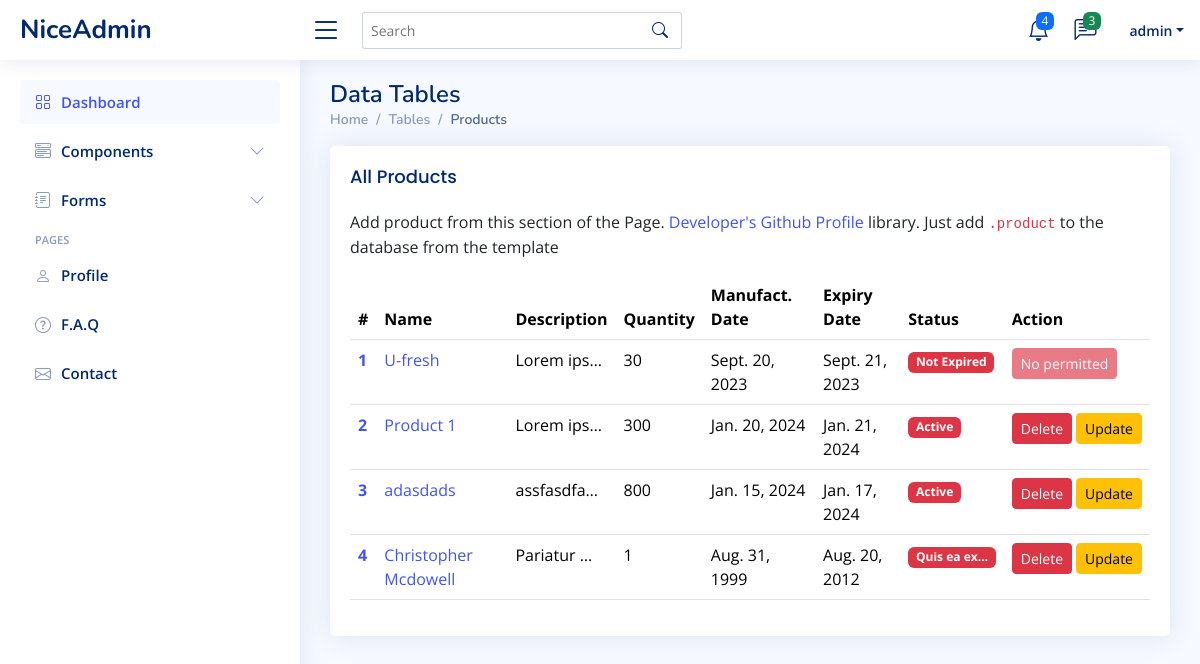
The page /store/all-products/ (signed in) on the database as committed earlier.
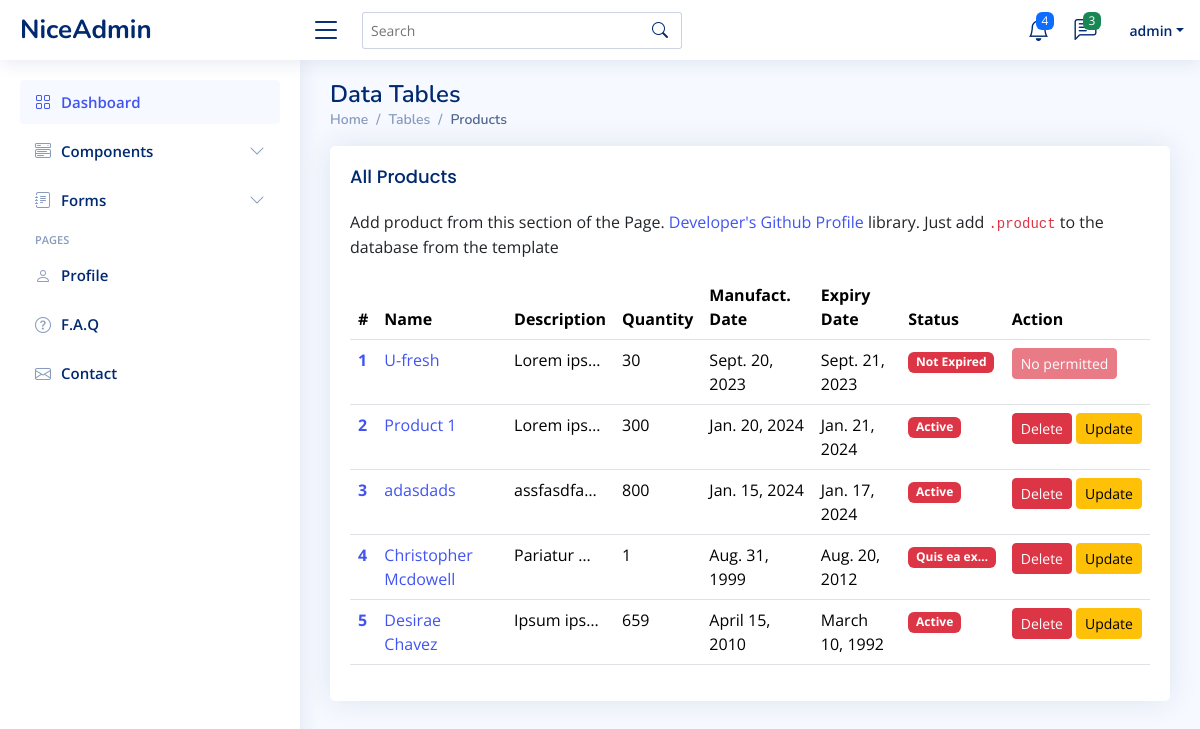
The same page on the database as committed later.
### store/models.py (models this page shows, shortened)
class Product(models.Model):
    name = models.CharField(max_length=100, null=True)
    description = models.TextField(null=True)
    category = models.ManyToManyField('Category', related_name='category')
    price = models.DecimalField(decimal_places=2, max_digits=90000,null=True)
    quantity = models.IntegerField(null=True)
    manufacturing_date = models.DateTimeField(null=True)
    expiry_date = models.DateTimeField(null=True)
    status = models.CharField(max_length=200)
    created_by = models.ForeignKey(User, on_delete=models.CASCADE, null=True)

### store/views.py (the view)
# urls.py: path('all-products/', ProductList.as_view(), name='all_products'),
class ProductList(LoginRequiredMixin, ListView):
    model = Product
    template_name = 'store/all_products.html'
    def get_context_data(self, **kwargs):
        context = super().get_context_data(**kwargs)
        context['page'] = 'all_products'
        context['model'] = Product.objects.all()
        return context

### templates/store/all_products.html (shortened to what this page needs)
{% extends "base/base.html" %}
{% block content %}
{% include "base/main_nav.html" %}
{% include "base/side_nav.html" %}
{% include "base/base_table.html" %}
{% endblock  %}

### templates/base/base_table.html (shortened to what this page needs)
{% if page == 'all_products' %}
<main id="main" class="main">
  <div class="pagetitle">
    <h1>Data Tables</h1>
    <nav>
      <ol class="breadcrumb">
        <li class="breadcrumb-item"><a href="index.html">Home</a></li>
        <li class="breadcrumb-item">Tables</li>
        <li class="breadcrumb-item active">Products</li>
      </ol>
    </nav>
  </div>
  <section class="section">
    <div class="row">
      <div class="col-lg-12">
        <div class="card">
          <div class="card-body">
            <h5 class="card-title">All Products</h5>
            <p>
              Add product from this section of the Page.
              <a
                href="https://github.com/devxprogramming"
                target="_blank"
                >Developer's Github Profile</a
              >
              library. Just add <code><a class="text-danger" href="{% url "add_product" %}">.product</a></code> to the
              database from the template
            </p>
            <table class="table datatable">
              <thead>
                <tr>
                  <th scope="col">#</th>
                  <th scope="col">Name</th>
                  <th scope="col">Description</th>
                  <th scope="col">Quantity</th>
                  <th scope="col">Manufact. Date</th>
                  <th scope="col">Expiry Date</th>
                  <th scope="col">Status</th>
                  <th scope="col">Action</th>
                </tr>
              </thead>
              <tbody>
                {% for product in model %}
                <tr>
                  <th scope="row">
                    <a href="{% url "product_detail" product.id %}">{{product.id}}</a>
                  </th>
                  <td>
                    <a href="{% url "product_detail" product.id %}">{{product.name}}</a>
                  </td>
                  <td>{{product.description|truncatechars:10}}</td>
                  <td>{{product.quantity}}</td>
                  <td>{{product.manufacturing_date|date}}</td>
                  <td>{{product.expiry_date|date}}</td>
                  <td>
                    <span class="badge bg-danger">{{product.status|truncatechars:11}}</span>
                  </td>
                  {% if product.created_by == request.user %}
                  <td>
                    <div class="d-flex">
                      <a href="{% url 'delete_product' product.id %}" class="btn btn-danger btn-sm">Delete</a>
                      <a href="{% url 'update_product' product.id %}" class="ms-md-1 btn btn-warning btn-sm">Update</a>
                    </div>
                  </td>
                  {% else %}
                  <td>
                    <span class="btn btn-sm btn-danger disabled">No permitted</span>
                  </td>
                  {% endif %}
                </tr>
                {% endfor %}
              </tbody>
            </table>
          </div>
        </div>
      </div>
    </div>
  </section>
</main>
{% else %}
<h1>Move out</h1>
{% endif %}

Rows that differ between the two databases and show on the page:
added Product: id "5", name "Desirae Chavez", description "Ipsum ips…", quantity "659", manufacturing_date "April 15, 2010", expiry_date "March 10, 1992", status "Active", shows "Delete"
